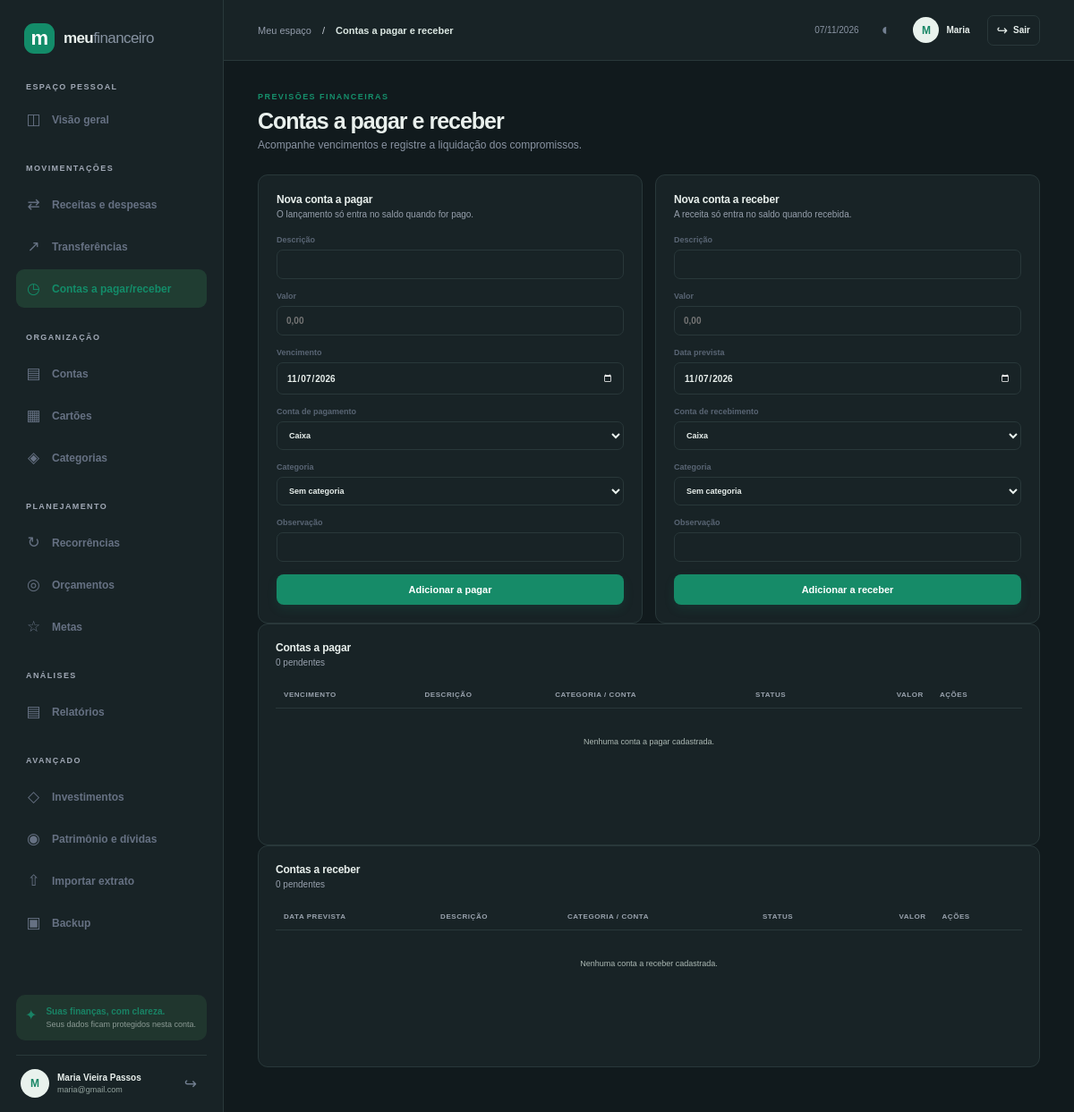
/commitments (signed in), run on the app's committed database.
### tables this page shows
CREATE TABLE users (
    id INTEGER PRIMARY KEY,
    name TEXT NOT NULL,
    email TEXT NOT NULL UNIQUE,
    password_hash TEXT NOT NULL,
    created_at TEXT NOT NULL,
    updated_at TEXT NOT NULL
, status TEXT NOT NULL DEFAULT 'active' CHECK(status IN ('active','inactive')), last_login_at TEXT);

### app/Helpers/functions.php (called while the page is built, shortened)
<?php
function e(string|int|null $value): string { return htmlspecialchars((string) $value, ENT_QUOTES | ENT_SUBSTITUTE, 'UTF-8'); }
function current_user(): ?array
{
    static $user = false;
    if ($user !== false) return $user;
    $stmt = Database::connection()->prepare('SELECT id, name, email FROM users WHERE id = :id');
    $stmt->execute(['id' => $_SESSION['user_id']]);
    $user = $stmt->fetch() ?: null;
    return $user;
}
function require_auth(): array
{
    $user = current_user();
    return $user;
}
function render(string $view, array $data = []): void
{
    if (!array_key_exists('settings', $data) && current_user()) {
        $stmt = Database::connection()->prepare('SELECT currency, theme FROM user_settings WHERE user_id = :user');
        $stmt->execute(['user' => $_SESSION['user_id']]);
        $data['settings'] = $stmt->fetch() ?: ['currency' => 'BRL', 'theme' => 'light'];
    }
    extract($data, EXTR_SKIP);
    require dirname(__DIR__, 2) . '/resources/views/layouts/main.php';
}

### app/Controllers/CommitmentController.php (called while the page is built, shortened)
<?php
final class CommitmentController
{
    public function index(): void
    {
        $user=require_auth();$uid=(int)$user['id'];RecurrenceService::generateForUser($uid);$db=Database::connection();
        $stmt=$db->prepare('SELECT p.*,a.name AS account_name,c.name AS category_name FROM payables p JOIN accounts a ON a.id=p.account_id AND a.user_id=p.user_id LEFT JOIN categories c ON c.id=p.category_id AND c.user_id=p.user_id WHERE p.user_id=:user ORDER BY CASE p.status WHEN \'pending\' THEN 0 ELSE 1 END,p.due_date');$stmt->execute(['user'=>$uid]);$payables=$stmt->fetchAll();
        $stmt=$db->prepare('SELECT r.*,a.name AS account_name,c.name AS category_name FROM receivables r JOIN accounts a ON a.id=r.account_id AND a.user_id=r.user_id LEFT JOIN categories c ON c.id=r.category_id AND c.user_id=r.user_id WHERE r.user_id=:user ORDER BY CASE r.status WHEN \'pending\' THEN 0 ELSE 1 END,r.due_date');$stmt->execute(['user'=>$uid]);$receivables=$stmt->fetchAll();
        $stmt=$db->prepare('SELECT id,name FROM accounts WHERE user_id=:user AND is_active=1 ORDER BY name');$stmt->execute(['user'=>$uid]);$accounts=$stmt->fetchAll();
        $stmt=$db->prepare('SELECT id,name,type FROM categories WHERE user_id=:user AND is_active=1 ORDER BY type,name');$stmt->execute(['user'=>$uid]);$categories=$stmt->fetchAll();
        render('commitments/index',['title'=>'Contas a pagar e receber','payables'=>$payables,'receivables'=>$receivables,'accounts'=>$accounts,'categories'=>$categories,'errors'=>$_SESSION['_errors']??[]]);unset($_SESSION['_errors']);
    }
}

### public/index.php (called while the page is built, shortened)
<?php
require dirname(__DIR__) . '/app/Database.php';
require dirname(__DIR__) . '/app/Services/ReportService.php';
require dirname(__DIR__) . '/app/Helpers/functions.php';
require dirname(__DIR__) . '/app/Controllers/CommitmentController.php';
$path = parse_url($_SERVER['REQUEST_URI'] ?? '/', PHP_URL_PATH) ?: '/';
$method = strtoupper($_SERVER['REQUEST_METHOD'] ?? 'GET');
$routes = require dirname(__DIR__) . '/routes/web.php';
$handler = $routes[$method][$path] ?? null;
[$class, $action] = $handler;
(new $class())->$action();

### app/Database.php (called while the page is built, shortened)
<?php
final class Database
{
    private static ?PDO $connection = null;
    public static function connection(): PDO
    {
        if (self::$connection) return self::$connection;
        $config = require dirname(__DIR__) . '/config/database.php';
        self::$connection = new PDO('sqlite:' . $config['path'], null, null, [
            PDO::ATTR_ERRMODE => PDO::ERRMODE_EXCEPTION,
            PDO::ATTR_DEFAULT_FETCH_MODE => PDO::FETCH_ASSOC,
            PDO::ATTR_EMULATE_PREPARES => false,
        ]);
        self::$connection->exec('PRAGMA foreign_keys = ON');
        self::$connection->exec('PRAGMA journal_mode = WAL');
        self::$connection->exec('PRAGMA busy_timeout = 5000');
        return self::$connection;
    }
}

### resources/views/commitments/index.php (the view, shortened to what this page needs)
<div class="welcome-row"><div><div class="form-kicker">PREVISÕES FINANCEIRAS</div><h1>Contas a pagar e receber</h1><p class="page-subtitle">Acompanhe vencimentos e registre a liquidação dos compromissos.</p></div></div>
<div class="commitment-forms">
<section class="panel editor-panel"><div class="panel-head"><div><h3>Nova conta a pagar</h3><p>O lançamento só entra no saldo quando for pago.</p></div></div><?php if(!$accounts): ?><div class="inline-note">Cadastre uma conta primeiro. <a href="/accounts">Ir para contas</a></div><?php else: ?>
<form method="post" action="/commitments/save" class="data-form single"><input type="hidden" name="_csrf" value="<?=e(csrf_token())?>"><input type="hidden" name="type" value="expense"><label>Descrição<input name="description" required maxlength="140"></label><label>Valor<input name="amount" inputmode="decimal" required placeholder="0,00"></label><label>Vencimento<input type="date" name="due_date" required value="<?=date('Y-m-d')?>"></label><label>Conta de pagamento<select name="account_id"><?php foreach($accounts as $account): ?><option value="<?=(int)$account['id']?>"><?=e($account['name'])?></option><?php endforeach; ?></select></label><label>Categoria<select name="category_id"><option value="">Sem categoria</option><?php foreach($categories as $category): if($category['type']!=='expense')continue; ?><option value="<?=(int)$category['id']?>"><?=e($category['name'])?></option><?php endforeach; ?></select></label><label>Observação<input name="notes" maxlength="500"></label><button class="button primary">Adicionar a pagar</button></form><?php endif; ?></section>
<section class="panel editor-panel"><div class="panel-head"><div><h3>Nova conta a receber</h3><p>A receita só entra no saldo quando recebida.</p></div></div><?php if(!$accounts): ?><div class="inline-note">Cadastre uma conta primeiro. <a href="/accounts">Ir para contas</a></div><?php else: ?>
<form method="post" action="/commitments/save" class="data-form single"><input type="hidden" name="_csrf" value="<?=e(csrf_token())?>"><input type="hidden" name="type" value="income"><label>Descrição<input name="description" required maxlength="140"></label><label>Valor<input name="amount" inputmode="decimal" required placeholder="0,00"></label><label>Data prevista<input type="date" name="due_date" required value="<?=date('Y-m-d')?>"></label><label>Conta de recebimento<select name="account_id"><?php foreach($accounts as $account): ?><option value="<?=(int)$account['id']?>"><?=e($account['name'])?></option><?php endforeach; ?></select></label><label>Categoria<select name="category_id"><option value="">Sem categoria</option><?php foreach($categories as $category): if($category['type']!=='income')continue; ?><option value="<?=(int)$category['id']?>"><?=e($category['name'])?></option><?php endforeach; ?></select></label><label>Observação<input name="notes" maxlength="500"></label><button class="button primary">Adicionar a receber</button></form><?php endif; ?></section></div>
<section class="panel statement-panel"><div class="panel-head"><div><h3>Contas a pagar</h3><p><?=count(array_filter($payables,fn($x)=>$x['status']==='pending'))?> pendentes</p></div></div><div class="table-wrap"><table><thead><tr><th>Vencimento</th><th>Descrição</th><th>Categoria / conta</th><th>Status</th><th class="right">Valor</th><th>Ações</th></tr></thead><tbody>
<?php foreach($payables as $item): $overdue=$item['status']==='pending'&&$item['due_date']<date('Y-m-d'); ?><tr><td class="<?=$overdue?'overdue-text':''?>"><?=e(date('d/m/Y',strtotime($item['due_date'])))?><?=$overdue?' · vencida':''?></td><td><?=e($item['description'])?></td><td><?=e($item['category_name']??'—')?> · <?=e($item['account_name'])?></td><td><span class="status-pill <?=e($item['status']==='paid'?'paid':$item['status'])?>"><?=match($item['status']){'paid'=>'Paga','cancelled'=>'Cancelada',default=>'Pendente'}?></span></td><td class="right"><?=money((int)$item['amount'])?></td><td>
<?php if($item['status']==='pending'): ?><div class="commitment-actions"><form method="post" action="/commitments/settle"><input type="hidden" name="_csrf" value="<?=e(csrf_token())?>"><input type="hidden" name="type" value="expense"><input type="hidden" name="id" value="<?=(int)$item['id']?>"><button class="action-success">Marcar paga</button></form><form method="post" action="/commitments/postpone"><input type="hidden" name="_csrf" value="<?=e(csrf_token())?>"><input type="hidden" name="type" value="expense"><input type="hidden" name="id" value="<?=(int)$item['id']?>"><input type="date" name="due_date" required aria-label="Novo vencimento"><button>Adiar</button></form><form method="post" action="/commitments/cancel"><input type="hidden" name="_csrf" value="<?=e(csrf_token())?>"><input type="hidden" name="type" value="expense"><input type="hidden" name="id" value="<?=(int)$item['id']?>"><button>Cancelar</button></form></div><?php endif; ?>
</td></tr><?php endforeach; ?><?php if(!$payables): ?><tr><td colspan="6" class="table-empty">Nenhuma conta a pagar cadastrada.</td></tr><?php endif; ?></tbody></table></div></section>
<section class="panel statement-panel"><div class="panel-head"><div><h3>Contas a receber</h3><p><?=count(array_filter($receivables,fn($x)=>$x['status']==='pending'))?> pendentes</p></div></div><div class="table-wrap"><table><thead><tr><th>Data prevista</th><th>Descrição</th><th>Categoria / conta</th><th>Status</th><th class="right">Valor</th><th>Ações</th></tr></thead><tbody>
<?php foreach($receivables as $item): $overdue=$item['status']==='pending'&&$item['due_date']<date('Y-m-d'); ?><tr><td class="<?=$overdue?'overdue-text':''?>"><?=e(date('d/m/Y',strtotime($item['due_date'])))?><?=$overdue?' · vencida':''?></td><td><?=e($item['description'])?></td><td><?=e($item['category_name']??'—')?> · <?=e($item['account_name'])?></td><td><span class="status-pill <?=e($item['status']==='received'?'received':$item['status'])?>"><?=match($item['status']){'received'=>'Recebida','cancelled'=>'Cancelada',default=>'Pendente'}?></span></td><td class="right"><?=money((int)$item['amount'])?></td><td>
<?php if($item['status']==='pending'): ?><div class="commitment-actions"><form method="post" action="/commitments/settle"><input type="hidden" name="_csrf" value="<?=e(csrf_token())?>"><input type="hidden" name="type" value="income"><input type="hidden" name="id" value="<?=(int)$item['id']?>"><button class="action-success">Marcar recebida</button></form><form method="post" action="/commitments/postpone"><input type="hidden" name="_csrf" value="<?=e(csrf_token())?>"><input type="hidden" name="type" value="income"><input type="hidden" name="id" value="<?=(int)$item['id']?>"><input type="date" name="due_date" required aria-label="Nova data prevista"><button>Adiar</button></form><form method="post" action="/commitments/cancel"><input type="hidden" name="_csrf" value="<?=e(csrf_token())?>"><input type="hidden" name="type" value="income"><input type="hidden" name="id" value="<?=(int)$item['id']?>"><button>Cancelar</button></form></div><?php endif; ?>
</td></tr><?php endforeach; ?><?php if(!$receivables): ?><tr><td colspan="6" class="table-empty">Nenhuma conta a receber cadastrada.</td></tr><?php endif; ?></tbody></table></div></section>

### resources/views/layouts/main.php (shortened to what this page needs)
<!doctype html>
<html lang="pt-BR" data-theme="<?= e($settings['theme'] ?? 'light') ?>">
<head>
  <link rel="stylesheet" href="/assets/css/app.css?v=profile-20261107">
</head>
<body class="<?= current_user() ? 'app-shell' : 'auth-shell' ?>">
<?php if (current_user()): $navUser = current_user(); ?>
  <aside class="sidebar" id="sidebar">
    <a class="brand" href="/dashboard"><span class="brand-mark">m</span><span>meu<span class="brand-light">financeiro</span></span></a>
    <div class="workspace-label">ESPAÇO PESSOAL</div>
    <?php $routePath=parse_url($_SERVER['REQUEST_URI']??'/',PHP_URL_PATH); ?>
    <nav aria-label="Navegação principal"><a class="nav-link <?= $routePath==='/dashboard'?'active':'' ?>" href="/dashboard"><span class="nav-icon">◫</span>Visão geral</a>
      <span class="nav-heading">MOVIMENTAÇÕES</span><a class="nav-link <?= $routePath==='/transactions'?'active':'' ?>" href="/transactions"><span class="nav-icon">⇄</span>Receitas e despesas</a>
      <a class="nav-link <?= $routePath==='/transfers'?'active':'' ?>" href="/transfers"><span class="nav-icon">↗</span>Transferências</a><a class="nav-link <?= $routePath==='/commitments'?'active':'' ?>" href="/commitments"><span class="nav-icon">◷</span>Contas a pagar/receber</a>
      <span class="nav-heading">ORGANIZAÇÃO</span><a class="nav-link <?= $routePath==='/accounts'?'active':'' ?>" href="/accounts"><span class="nav-icon">▤</span>Contas</a>
      <a class="nav-link <?= in_array($routePath,['/cards','/invoices'],true)?'active':'' ?>" href="/cards"><span class="nav-icon">▦</span>Cartões</a><a class="nav-link <?= $routePath==='/categories'?'active':'' ?>" href="/categories"><span class="nav-icon">◈</span>Categorias</a>
      <span class="nav-heading">PLANEJAMENTO</span><a class="nav-link <?= $routePath==='/recurrences'?'active':'' ?>" href="/recurrences"><span class="nav-icon">↻</span>Recorrências</a><a class="nav-link <?= $routePath==='/budgets'?'active':'' ?>" href="/budgets"><span class="nav-icon">◎</span>Orçamentos</a><a class="nav-link <?= $routePath==='/goals'?'active':'' ?>" href="/goals"><span class="nav-icon">☆</span>Metas</a>
      <span class="nav-heading">ANÁLISES</span><a class="nav-link <?= str_starts_with($routePath,'/reports')?'active':'' ?>" href="/reports"><span class="nav-icon">▤</span>Relatórios</a>
      <span class="nav-heading">AVANÇADO</span><a class="nav-link <?= $routePath==='/investments'?'active':'' ?>" href="/investments"><span class="nav-icon">◇</span>Investimentos</a><a class="nav-link <?= $routePath==='/patrimony'?'active':'' ?>" href="/patrimony"><span class="nav-icon">◉</span>Patrimônio e dívidas</a><a class="nav-link <?= $routePath==='/imports'?'active':'' ?>" href="/imports"><span class="nav-icon">⇧</span>Importar extrato</a><a class="nav-link <?= $routePath==='/backup'?'active':'' ?>" href="/backup"><span class="nav-icon">▣</span>Backup
      </a>
    </nav>
    <div class="sidebar-bottom"><div class="security-note"><span>✦</span><div><strong>Suas finanças, com clareza.</strong><small>Seus dados ficam protegidos nesta conta.</small></div></div>
      <div class="user-row"><a class="avatar" href="/profile" aria-label="Meu perfil"><?= e(mb_strtoupper(mb_substr($navUser['name'],0,1))) ?></a><a class="user-copy" href="/profile"><strong><?= e($navUser['name']) ?></strong><small><?= e($navUser['email']) ?></small></a><form method="post" action="/logout"><input type="hidden" name="_csrf" value="<?= e(csrf_token()) ?>"><button class="icon-button" title="Sair" aria-label="Sair">↪</button></form></div>
    </div>
  </aside>
  <main class="main-area" id="main-content" tabindex="-1"><header class="topbar"><button class="menu-toggle" data-menu-toggle aria-label="Abrir menu">☰</button><div class="breadcrumb">Meu espaço <span>/</span> <strong><?= e($title ?? '') ?></strong></div><div class="top-actions"><span class="today"><?= e((new DateTimeImmutable())->format('d/m/Y')) ?></span><button class="theme-toggle" data-theme-toggle aria-label="Alternar tema" title="Alternar tema">◐</button><a class="top-profile" href="/profile" aria-label="Abrir perfil de <?= e($navUser['name']) ?>"><span class="avatar small"><?= e(mb_strtoupper(mb_substr($navUser['name'],0,1))) ?></span><span class="top-profile-name"><?= e((preg_split('/\s+/', trim($navUser['name'])) ?: [''])[0]) ?></span></a><form class="top-logout" method="post" action="/logout"><input type="hidden" name="_csrf" value="<?= e(csrf_token()) ?>"><button class="logout-button" type="submit" title="Sair" aria-label="Sair do sistema"><span aria-hidden="true">↪</span><span>Sair</span></button></form></div></header>
    <section class="page-content"><?php require $viewFile; ?></section>
  </main>
<?php endif; ?>
</body></html>

### data on the page
users: name "M", name "Maria Vieira Passos", email "maria@gmail.com", name "Maria"

### other printed values
$title "Contas a pagar e receber"
count(array_filter($payables,fn($x)=>$x['status']==='pending')) "0"
count(array_filter($receivables,fn($x)=>$x['status']==='pending')) "0"
form field account_id "Caixa"
